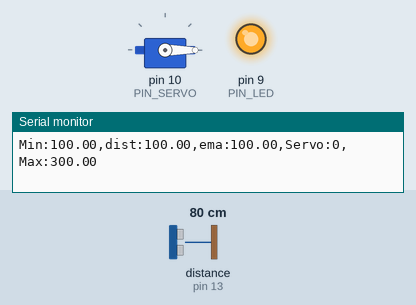
This sketch was run on a simulated Arduino Uno, built with avr-gcc and run on an emulated ATmega328P. On the bench: servo, output pins drawn as LEDs (lit = HIGH), the last lines printed to the serial monitor. Wiring (inferred from the names in the program): ultrasonic range finder: trigger pin 12; echo pin 13. Dashed ring = blinking. The test bench sets the inputs (shaded band); at power-on: distance to the obstacle (sensor on pin 13) 80 cm. The echo pulse lasts 58.3 µs per cm; pins used as bus, display or sensor lines are not drawn.

Above: at 1.2 s.
1.3 s: distance to the obstacle (sensor on pin 13) set to 18 cm
At 1.59 s:
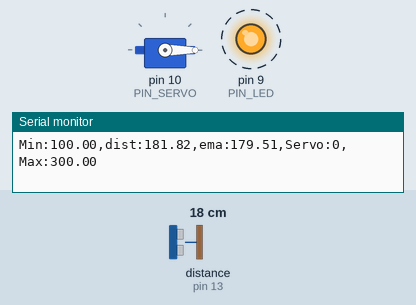
3.0 s: distance to the obstacle (sensor on pin 13) set to 35 cm
At 5.1 s:
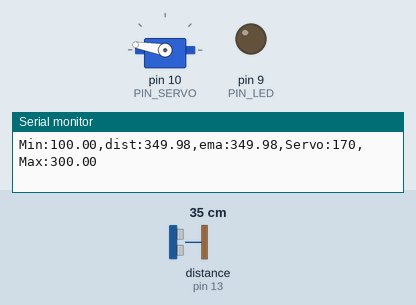
6.0 s: distance to the obstacle (sensor on pin 13) set to 103 cm
At 6.4 s:
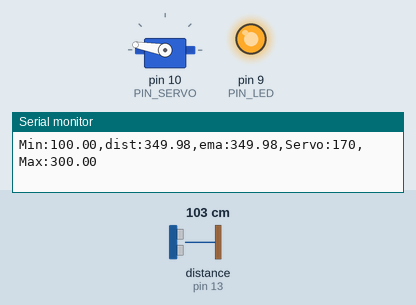
7.5 s: distance to the obstacle (sensor on pin 13) set to 18 cm
At 9.6 s:
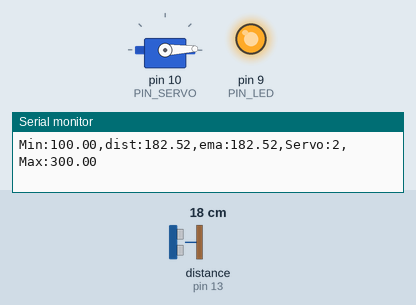
Timing chart, 0 to 11.1 s (numbered marks = the images above; inputs shaded):
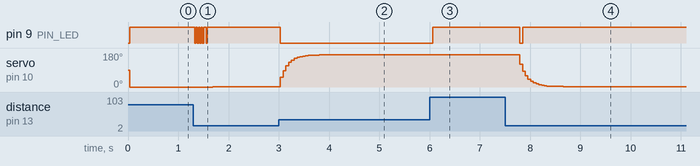

The sketch:

11_example_1.ino
```cpp
#include <Servo.h>

// Arduino pin assignment
#define PIN_LED   9   // LED active-low
#define PIN_TRIG  12  // sonar sensor TRIGGER
#define PIN_ECHO  13  // sonar sensor ECHO
#define PIN_SERVO 10  // servi motor

// configurable parameters for sonar
#define SND_VEL 346.0     // sound velocity at 24 celsius degree (unit: m/sec)
#define INTERVAL 25      // sampling interval (unit: msec)
#define PULSE_DURATION 10 // ultra-sound Pulse Duration (unit: usec)
#define _DIST_MIN 100.0   // minimum distance to be measured (unit: mm)
#define _DIST_MAX 300.0   // maximum distance to be measured (unit: mm)

#define TIMEOUT ((INTERVAL / 2) * 1000.0) // maximum echo waiting time (unit: usec)
#define SCALE (0.001 * 0.5 * SND_VEL) // coefficent to convert duration to distance

#define _EMA_ALPHA 0.3    // EMA weight of new sample (range: 0 to 1)
                          // Setting EMA to 1 effectively disables EMA filter.

// Target Distance
#define _TARGET_LOW  180.0
#define _TARGET_HIGH 360.0

// duty duration for myservo.writeMicroseconds()
// NEEDS TUNING (servo by servo)

#define _DUTY_MIN 544 // servo full clockwise position (0 degree)
#define _DUTY_NEU 1472 // servo neutral position (90 degree)
#define _DUTY_MAX 2400 // servo full counterclockwise position (180 degree)
#define _DUTY_ADD 10.31

// global variables
float  dist_ema, dist_prev = _DIST_MAX; // unit: mm
unsigned long last_sampling_time;       // unit: ms

Servo myservo;

void setup() {
  // initialize GPIO pins
  pinMode(PIN_LED, OUTPUT);
  pinMode(PIN_TRIG, OUTPUT);    // sonar TRIGGER
  pinMode(PIN_ECHO, INPUT);     // sonar ECHO
  digitalWrite(PIN_TRIG, LOW);  // turn-off Sonar

  myservo.attach(PIN_SERVO);
  myservo.writeMicroseconds(_DUTY_NEU);

  // initialize USS related variables
  dist_prev = _DIST_MIN; // raw distance output from USS (unit: mm)

  // initialize serial port
  Serial.begin(57600);
}

void loop() {
  float  dist_raw;

  // wait until next sampling time.
  if (millis() < (last_sampling_time + INTERVAL))
    return;

  dist_raw = USS_measure(PIN_TRIG, PIN_ECHO); // read distance

  if ((dist_raw == 0.0) || (dist_raw > _TARGET_HIGH)) {
    dist_raw = dist_prev;           // Cut higher than maximum
    digitalWrite(PIN_LED, 1);       // LED OFF
  } else if (dist_raw < _TARGET_LOW) {
    dist_raw = dist_prev;           // cut lower than minimum
    digitalWrite(PIN_LED, 1);       // LED OFF
  } else {    // In desired Range
    dist_prev = dist_raw;
    digitalWrite(PIN_LED, 0);       // LED ON
  }

  // Apply ema filter here
  dist_ema = _EMA_ALPHA * dist_raw + (1 - _EMA_ALPHA) * dist_ema;

  // adjust servo position according to the USS read value
  // add your code here!
  if (dist_ema < _TARGET_LOW)
  {
    myservo.writeMicroseconds(_DUTY_MIN);
  }
  else if (dist_ema > _TARGET_HIGH)
  {
    myservo.writeMicroseconds(_DUTY_MAX);
  }
  else
  {
    int add = 0;
    if (dist_ema > 270.0)
    {
      add = 90 - (int)(_TARGET_HIGH - dist_ema);
    }
    else
    {
      add = -90 - (int)(_TARGET_LOW - dist_ema);
    }
    myservo.writeMicroseconds(_DUTY_NEU + (_DUTY_ADD * add));
    delay(50);
  }


  // output the distance to the serial port
  Serial.print("Min:");    Serial.print(_DIST_MIN);
  Serial.print(",dist:");  Serial.print(dist_raw);
  Serial.print(",ema:");   Serial.print(dist_ema);
  Serial.print(",Servo:"); Serial.print(myservo.read());
  Serial.print(",Max:");   Serial.print(_DIST_MAX);
  Serial.println("");

  // update last sampling time
  last_sampling_time += INTERVAL;
}

// get a distance reading from USS. return value is in millimeter.
float USS_measure(int TRIG, int ECHO)
{
  digitalWrite(TRIG, HIGH);
  delayMicroseconds(PULSE_DURATION);
  digitalWrite(TRIG, LOW);

  return pulseIn(ECHO, HIGH, TIMEOUT) * SCALE; // unit: mm
}
```

Measured:
- after the input at 1.3 s, pin 9 (PIN_LED): alternates HIGH for 0.02 s and LOW for 0.03 s, 10 changes in all, then stays HIGH, starting at once; servo on pin 10 (PIN_SERVO): 0° → 1° after 0.39 s
- after the input at 3.0 s, pin 9 (PIN_LED): HIGH → LOW at once; servo on pin 10 (PIN_SERVO): moves from 1° to 170° over 0.77 s, starting at once
- after the input at 6.0 s, pin 9 (PIN_LED): LOW → HIGH after 0.06 s
- after the input at 7.5 s, pin 9 (PIN_LED): HIGH → LOW after 0.29 s, → HIGH 0.05 s later; servo on pin 10 (PIN_SERVO): moves from 170° to 2° over 0.86 s, starting after 0.29 s
